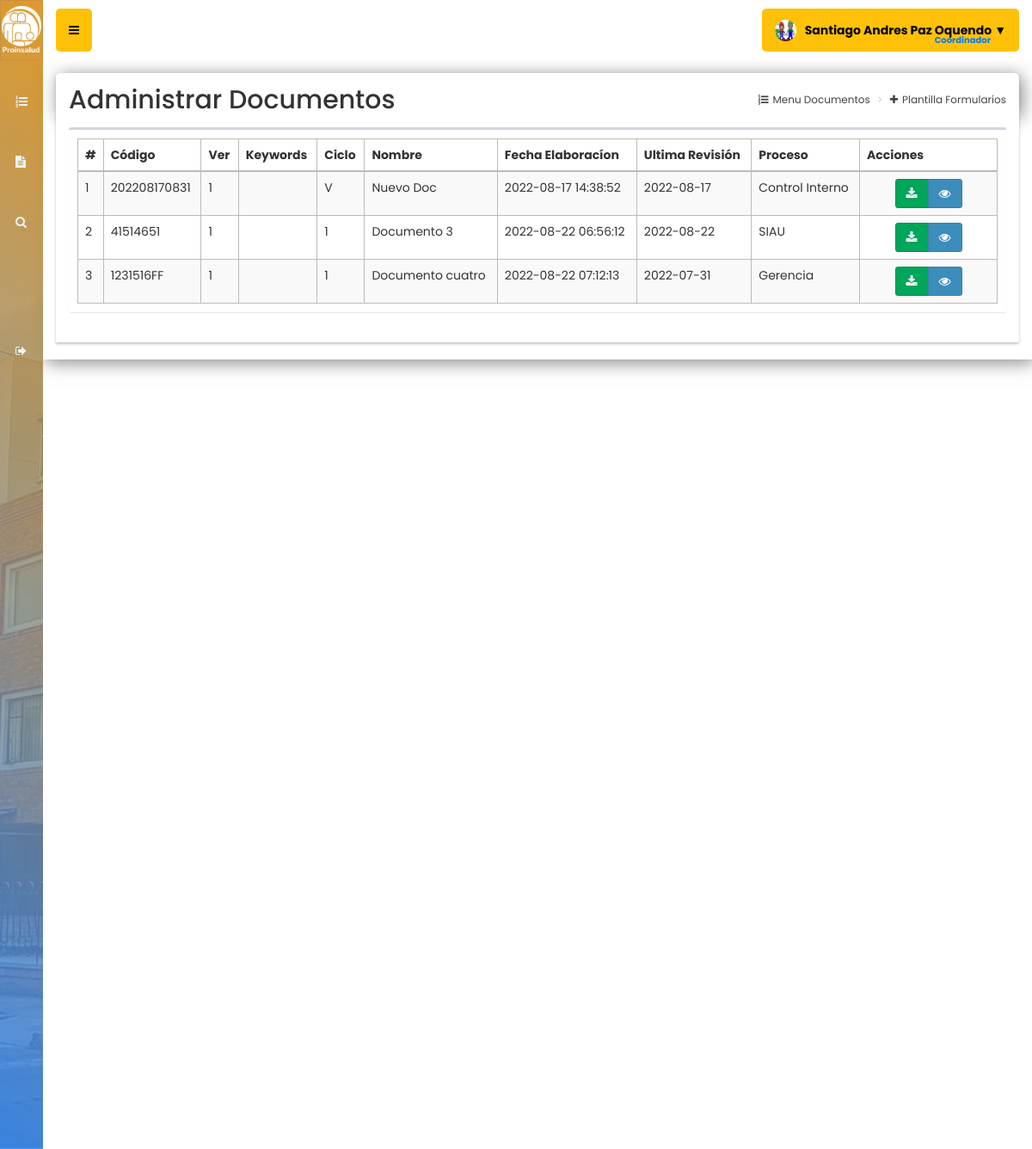
Screenshot of /documentos (signed in) with the database file from the repository.
### tables this page shows
CREATE TABLE `documentos` (
  `id` int(11) NOT NULL,
  `codigo` text NOT NULL,
  `version` text NOT NULL,
  `nombre` text NOT NULL,
  `fecha_elaboracion` date NOT NULL,
  `fecha_actualizacion` timestamp NOT NULL DEFAULT current_timestamp(),
  `fecha_ultima_revision` date NOT NULL,
  `fecha_publicacion` timestamp NOT NULL DEFAULT current_timestamp(),
  `macroproceso` text NOT NULL,
  `proceso` text NOT NULL,
  `grupo` text NOT NULL,
  `usuario` text NOT NULL,
  `url` text NOT NULL,
  `ciclo` text NOT NULL,
  `origen` text NOT NULL,
  `vista` text NOT NULL,
  `relacionados` text NOT NULL
);

CREATE TABLE `procesos` (
  `id` int(11) NOT NULL,
  `nombre_proceso` varchar(100) NOT NULL,
  `menu_id` int(11) DEFAULT NULL
);

### controladores/plantilla.controlador.php (called while the page is built)
<?php
class ControladorPlantilla{
	static public function ctrPlantilla(){
		include "vistas/plantilla.php";
	}
}

### index.php (called while the page is built, shortened)
<?php
require_once "controladores/plantilla.controlador.php";
require_once "controladores/documentos.controlador.php";
require_once "controladores/usuarios.controlador.php";
require_once "controladores/procesos.controlador.php";
require_once "controladores/formularios.controlador.php";
require_once "modelos/documentos.modelo.php";
require_once "modelos/procesos.modelo.php";
$plantilla = new ControladorPlantilla();
$plantilla -> ctrPlantilla();

### controladores/documentos.controlador.php (called while the page is built, shortened)
<?php
class ControladorDocumentos{
	static public function ctrMostrarDocumentos($item, $valor){
		$tabla = "documentos";
		$respuesta = ModeloDocumentos::MdlMostrarDocumentos($tabla, $item, $valor);
		return $respuesta;
	}
}

### modelos/conexion.php (called while the page is built)
<?php
class Conexion{
	static public function conectar(){
		$link = new PDO("mysql:host=localhost;dbname=documentos",
			            "root",
			            "");
		$link->exec("set names utf8");
		return $link;
	}
}

### modelos/documentos.modelo.php (called while the page is built, shortened)
<?php
require_once "conexion.php";
class ModeloDocumentos{
	static public function mdlMostrarDocumentos($tabla, $item, $valor){
		if($item != null){
			$stmt = Conexion::conectar()->prepare("SELECT * FROM $tabla WHERE $item = :$item");
			$stmt -> bindParam(":".$item, $valor, PDO::PARAM_STR);
			$stmt -> execute();
			return $stmt -> fetch();
		}else{
			$stmt = Conexion::conectar()->prepare("SELECT * FROM $tabla");
			$stmt -> execute();
			return $stmt -> fetchAll();
		}
	}
}

### controladores/procesos.controlador.php (called while the page is built)
<?php
class ControladorProcesos{
	static public function ctrMostrarProcesos($item, $valor){
		$tabla = "procesos";
		$respuesta = ModeloProcesos::MdlMostrarProcesos($tabla, $item, $valor);
		return $respuesta;
	}
}

### modelos/procesos.modelo.php (called while the page is built, shortened)
<?php
require_once "conexion.php";
class ModeloProcesos{
	static public function mdlMostrarProcesos($tabla, $item, $valor){
		if($item != null){
			$stmt = Conexion::conectar()->prepare("SELECT * FROM $tabla WHERE $item = :$item");
			$stmt -> bindParam(":".$item, $valor, PDO::PARAM_STR);
			$stmt -> execute();
			return $stmt -> fetch();
		}else{
			$stmt = Conexion::conectar()->prepare("SELECT * FROM $tabla");
			$stmt -> execute();
			return $stmt -> fetchAll();
		}
	}
}

### vistas/modulos/documentos.php (the view, shortened to what this page needs)
<div class="content-wrapper">
  <section class="content-header">
    <div class="modal-content">
      <form role="form" method="post" enctype="multipart/form-data">
        <section class="content-header" style="border-top-left-radius: 5px; border-top-right-radius: 5px;">
          <h1 style="font-size:30px">Administrar Documentos</h1>
          <ol class="breadcrumb">
            <li><a href="inicio"><i class="fa fa-list-ol"></i>Menu Documentos</a></li>
            <li><a href="formularios"><i class="fa fa-plus"></i>Plantilla Formularios</a></li>
          </ol>
        </section>
      </form>
      <div class="modal-content">
        <section class="content">
          <div class="box">
            <div class="box-body">
              <table class="table table-bordered table-striped dt-responsive tablas" style="border-radius:5px; width: 100%">
                <thead>
                  <tr>
                    <th style="width:10px">#</th>
                    <th>Código</th>
                    <th>Ver</th>
                    <th>Keywords</th>
                    <th>Ciclo</th>
                    <th>Nombre</th>
                    <th>Fecha Elaboracíon</th>
                    <th>Ultima Revisión</th>
                    <th>Proceso</th>
                    <th style="width: 160px">Acciones</th>
                  </tr>
                </thead>
                <tbody>
                  <?php
                  $item = null;
                  $valor = null;
                  $documentos = ControladorDocumentos::ctrMostrarDocumentos($item, $valor);
                  foreach ($documentos as $key => $value) {
                    echo ' <tr>
                  <td>' . ($key + 1) . '</td>
                  <td>' . $value["codigo"] . '</td>
                  <td>' . $value["version"] . '</td>
                  <td>' . $value["pclaves"] . '</td>
                  <td>' . $value["ciclo"] . '</td>
                  <td>' . $value["nombre"] . '</td>
                  <td>' . $value["fecha_actualizacion"] . '</td>
                  <td>' . $value["fecha_ultima_revision"] . '</td>';
                    $itemProceso = "id";
                    $valorProceso = $value["proceso"];
                    $respuestaProceso = ControladorProcesos::ctrMostrarProcesos($itemProceso, $valorProceso);
                    echo '<td>' . $respuestaProceso["nombre_proceso"] . '</td>';
                    echo '<td align="center">
                  <div class="btn-group">
                  <a class="btn btn-success" target="_black" href="' . $value["url"] . '">';
                    echo '<i class="fa fa-download"></i></a>
                  <button class="btn btn-primary btnAbrirDocumento" idDocumento="' . $value["id"] . '" data-toggle="modal" data-target="#modalVisualizarDocumentos"><i class="fa fa-eye"></i></button>';
                    echo '</div>
                  </td>
                </tr>';
                  }
                  ?>
                </tbody>
              </table>
            </div>
          </div>
        </section>
      </div>
    </div>
    <br>
  </section>
</div>

### vistas/plantilla.php (shortened to what this page needs)
<!DOCTYPE html>
<html>
<head>
   <link rel="stylesheet" href="vistas/bower_components/bootstrap/dist/css/bootstrap.min.css">
  <link rel="stylesheet" href="https://stackpath.bootstrapcdn.com/bootstrap/3.4.1/css/bootstrap.min.css">
  <link rel="stylesheet" href="vistas/bower_components/font-awesome/css/font-awesome.min.css">
  <link rel="stylesheet" href="vistas/bower_components/Ionicons/css/ionicons.min.css">
  <link rel="stylesheet" href="vistas/dist/css/AdminLTE.css">
  <link rel="stylesheet" href="vistas/dist/css/skins/_all-skins.css">
  <link rel="stylesheet" href="vistas/bower_components/datatables.net-bs/css/dataTables.bootstrap.min.css">
  <link rel="stylesheet" href="vistas/bower_components/datatables.net-bs/css/responsive.bootstrap.min.css">
  <link rel="stylesheet" href="vistas/plugins/iCheck/all.css">
  <link rel="stylesheet" href="vistas/bower_components/bootstrap-datepicker/dist/css/bootstrap-datepicker3.css">
  <link rel="stylesheet" href="vistas/bower_components/bootstrap-daterangepicker/daterangepicker.css">
  <link rel="stylesheet" href="vistas/bower_components/morris.js/morris.css">
</head>
<body class="hold-transition skin-blue sidebar-collapse sidebar-mini login-page">
  <?php
  if(isset($_SESSION["iniciarSesion"]) && $_SESSION["iniciarSesion"] == "ok"){
   echo '<div class="wrapper">';
    include "modulos/cabezote.php";
    include "modulos/menu.php";
    if(isset($_GET["ruta"])){
      if($_GET["ruta"] == "inicio" ||
         $_GET["ruta"] == "documentos" ||
         $_GET["ruta"] == "formularios" ||
         $_GET["ruta"] == "usuarios" ||
         $_GET["ruta"] == "salir"){
        include "modulos/".$_GET["ruta"].".php";
      }else{
        include "modulos/404.php";
      }
    }else{
      include "modulos/inicio.php";
    }
    echo '</div>';
  }else{
    include "modulos/login.php";
  }
  ?>
</body>
</html>

### vistas/modulos/cabezote.php (shortened to what this page needs)
<header class="main-header">
<a href="inicio" class="logo">
	<span class="logo-mini">
		<img src="vistas/img/plantilla/logo_negativo.png" class="img-responsive" style="padding:1px; margin-top:5px">
	</span>
</a>
<nav class="navbar navbar-static-top" role="navigation">
 	<a href="#" class="sidebar-toggle" data-toggle="push-menu" role="button">
     	</a>
	<div class="navbar-custom-menu">
		<ul class="nav navbar-nav">
			<li class="dropdown user user-menu">
				<a href="#" class="dropdown-toggle" data-toggle="dropdown">
				<?php
				if($_SESSION["foto"] != ""){
					echo '<img src="'.$_SESSION["foto"].'" class="user-image">';
				}else{
					echo '<img src="vistas/img/usuarios/default/perfil.png" class="user-image">';
				}
				?>
					<span><b><?php  echo $_SESSION["nombre"]; ?> ▼<p style="color:#007bff; font-size: 10px; margin-top:-8px; margin-right:18px"><?php  echo $_SESSION["perfil"]; ?></p></b></span>
				</a>
			</li>
		</ul>
	</div>
</nav>
</header>

### vistas/modulos/menu.php (shortened to what this page needs)
<aside class="main-sidebar" style="background: linear-gradient(45deg, #2f89fc 0%, #f39c12 100%); opacity:0.85";>
	 <section class="sidebar">
		<ul class="sidebar-menu">
			<br>
			<li>
				<a href="inicio">
					<i class="fa fa-list-ol"></i>
				</a>
			</li>
			<li>
				<a href="documentos">
					<i class="fa fa-file-text"></i>
				</a>
			</li>
			<li>
				<a href="documentos">
					<i class="fa fa-search"></i>
				</a>
			</li>
			<br>
			<br>
			<br>
			<br>
			<li>
				<a href="salir">
					<i class="fa fa-sign-out"></i>
				</a>
			</li>
	 </section>
</aside>

### rows the page displays
documentos: codigo "202208170831", version "1", ciclo "V", nombre "Nuevo Doc", fecha_actualizacion "2022-08-17 14:38:52", fecha_ultima_revision "2022-08-17", procesos.nombre_proceso "Control Interno"
documentos: codigo "41514651", version "1", ciclo "1", nombre "Documento 3", fecha_actualizacion "2022-08-22 06:56:12", fecha_ultima_revision "2022-08-22", procesos.nombre_proceso "SIAU"
documentos: codigo "1231516FF", version "1", ciclo "1", nombre "Documento cuatro", fecha_actualizacion "2022-08-22 07:12:13", fecha_ultima_revision "2022-07-31", procesos.nombre_proceso "Gerencia"

### other values shown
$_SESSION["nombre"] "Santiago Andres Paz Oquendo"
$_SESSION["perfil"] "Coordinador"
